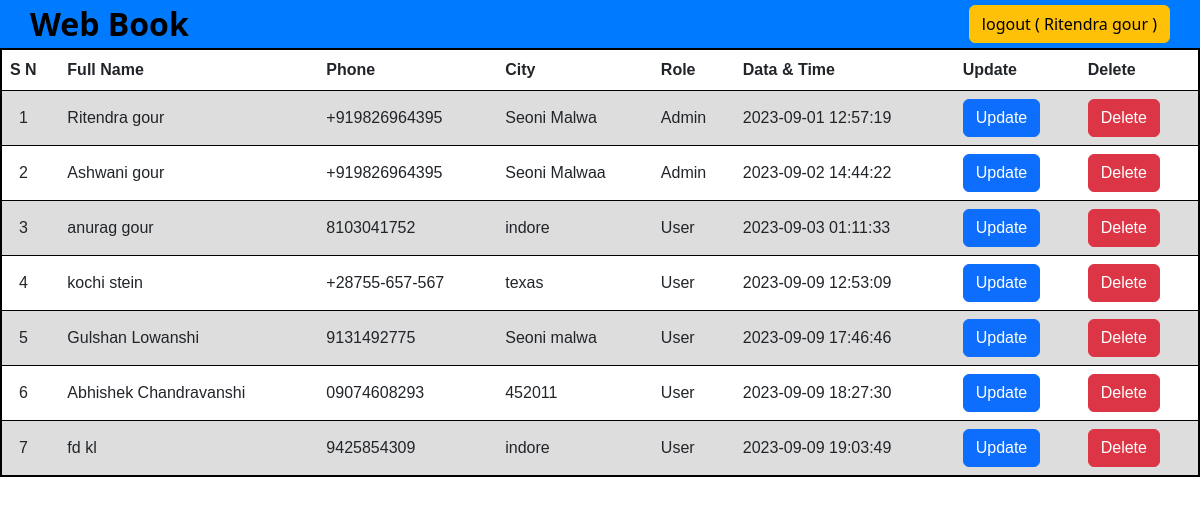
Page /user.php (signed in) on the earlier database version.
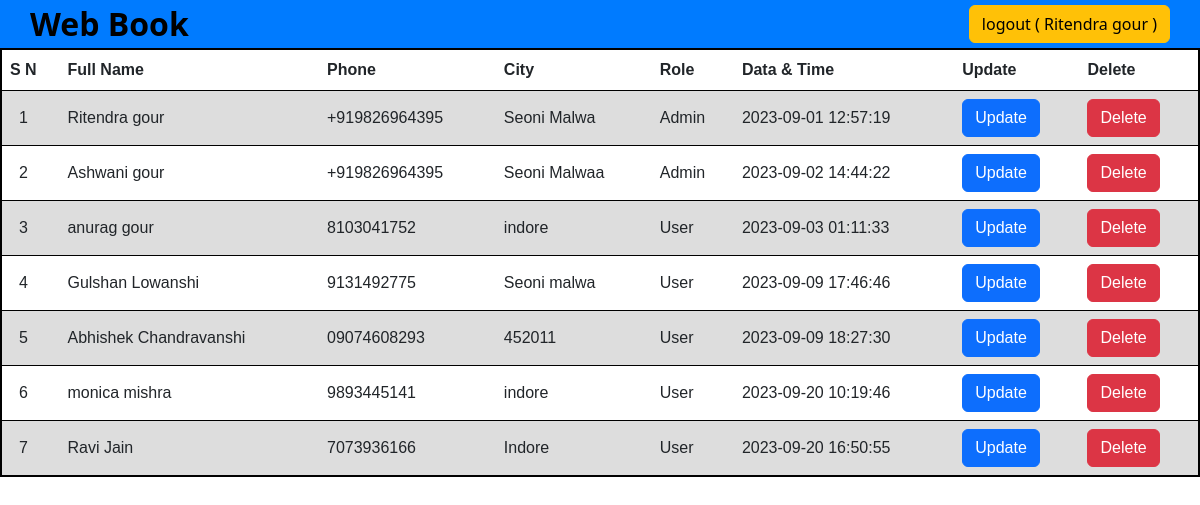
Same page on the later database version.
### tables this page shows
CREATE TABLE `systemconfig` (
  `id` int(11) NOT NULL,
  `title` varchar(255) NOT NULL,
  `value` varchar(255) NOT NULL,
  `updated_by` int(11) NOT NULL,
  `dt` datetime NOT NULL DEFAULT CURRENT_TIMESTAMP
);

CREATE TABLE `info` (
  `id` int(11) NOT NULL,
  `fname` varchar(255) NOT NULL,
  `lname` varchar(255) NOT NULL,
  `email` varchar(255) NOT NULL,
  `password` varchar(255) NOT NULL,
  `securityquestion` varchar(255) NOT NULL,
  `securityanswer` varchar(255) NOT NULL,
  `birthdate` date NOT NULL,
  `phone` varchar(255) DEFAULT NULL,
  `gender` varchar(255) NOT NULL,
  `pincode` int(11) DEFAULT NULL,
  `location` varchar(255) DEFAULT NULL,
  `role` varchar(255) NOT NULL,
  `dt` datetime NOT NULL DEFAULT CURRENT_TIMESTAMP
);

### db.php (called while the page is built, shortened)
<?php
$db_name = "mysql:host=localhost;dbname=test";
$conn = new PDO($db_name,"root","");
$company_name = $conn->query("SELECT * FROM systemconfig WHERE id='1'")->fetch()['value'];
$SuperAdminEmail = $conn->query("SELECT * FROM systemconfig WHERE id='2'")->fetch()['value'];
$uniqid = uniqid();
?>

### user.php (the view, shortened to what this page needs)
<?php
include('bootstrap.php');
$role= $_SESSION['role'];
if (!isset($_SESSION['loggedin']) || $_SESSION['loggedin'] != true){
    header("Location: signup.php");
}else{
?>
<!DOCTYPE html>
<html lang="en">
<head>
</head>
<body>
    <?php
        include('db.php');
        $sql = $conn->query("SELECT * FROM info");
            ?>
    <div class="main-container">
        <a href="home.php" style="text-decoration: none;"><h2 class="m-0"><?=$company_name?></h2></a>
        <button class="btn btn-warning"><a href="logout.php"
        style="text-decoration: none;color: black;">logout <?php echo"( ".$_SESSION['fullname']." )";?></a></button>
    </div>
    <?php
    if($role!="0"){
        ?>
    <table>
  <tr>
    <th class="noimp">S N</th>
    <th>Full Name</th>
    <th class="noimp">Phone</th>
    <th class="noimp">City</th>
    <th>Role</th>
    <th class="noimp">Data & Time</th>
    <th>Update</th>
    <th class="noimp impcloumn">Delete</th>
  </tr>
<?php
    $sn=1;
while($row = $sql->fetch()){
?>
  <tr>
    <td class="noimp">&nbsp;&nbsp;<?=$sn++?></td>
    <td><?=$row["fname"]." ".$row["lname"]?></td>
    <td class="noimp"><?=$row["phone"]?></td>
    <td class="noimp"><?=$row["location"]?></td>
    <td><?php if($row["role"]=="0"){echo"User";}else{echo"Admin";}?></td>
    <td class="noimp"><?=$row["dt"]?></td>
<?php if(!($row['email'] == $SuperAdminEmail)){ ?>
    <td><?="<a href='update.php?&$uniqid$uniqid$uniqid$uniqid$uniqid&id=$row[id]
        &$uniqid$uniqid$uniqid$uniqid$uniqid'><button class='btn btn-primary'>Update</button></a>"?></td>
    <?php if($role!="0"){?>
    <td class="noimp impcloumn"><?="<a href='delete.php?&$uniqid$uniqid$uniqid$uniqid$uniqid&id=$row[id]
        &$uniqid$uniqid$uniqid$uniqid$uniqid'>
    <button class='btn btn-danger'>Delete</button></a>"?></td>
    <?php }}else{
        ?>
        <td><?="<button class='btn btn-primary' onclick='canNotChangeSuperAdminData()'>Update</button>"?></td>
        <td class="noimp impcloumn"><?="<button class='btn btn-danger' onclick='canNotChangeSuperAdminData()'>
                                    Delete</button>"?></td>
        <?php
    } ?>
 </tr>
<?php
}
}
?>
</table>
</body>
</html>
<?php
    }
?>

### bootstrap.php (shortened to what this page needs)
<!DOCTYPE html>
<html lang="en">
<head>
    <link href="https://cdn.jsdelivr.net/npm/bootstrap@5.3.1/dist/css/bootstrap.min.css" rel="stylesheet">
</head>
<body>
</body>
</html>

### user.php (style rules this page uses)
body { background-color: #ffffff; }
.main-container { display: flex; justify-content: space-between; padding: 5px 30px; align-items: center; background-color:#007bff; }
a h2 { text-decoration: none; color: black; font-weight: 600; }
table { font-family: arial, sans-serif; border-collapse: collapse; border: 2px solid black; width: 100%; }
td, th { text-align: left; padding: 8px; }
tr:nth-child(even) { border: 1px solid black; background-color: #dddddd; }

Differences in the rows shown:
removed info: fname "kochi", lname "stein", phone "+28755-657-567", location "texas", role "User", dt "2023-09-09 12:53:09"
removed info: fname "fd", lname "kl", phone "9425854309", location "indore", role "User", dt "2023-09-09 19:03:49"
added info: fname "monica", lname "mishra", phone "9893445141", location "indore", role "User", dt "2023-09-20 10:19:46"
added info: fname "Ravi", lname "Jain", phone "7073936166", location "Indore", role "User", dt "2023-09-20 16:50:55"
